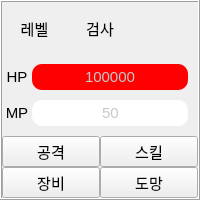
       <widget class="QFrame" name="frame_3">
        <property name="sizePolicy">
         <sizepolicy hsizetype="Expanding" vsizetype="Preferred">
          <horstretch>0</horstretch>
          <verstretch>0</verstretch>
         </sizepolicy>
        </property>
        <property name="minimumSize">
         <size>
          <width>180</width>
          <height>200</height>
         </size>
        </property>
        <property name="maximumSize">
         <size>
          <width>16777215</width>
          <height>200</height>
         </size>
        </property>
        <property name="font">
         <font>
          <pointsize>11</pointsize>
         </font>
        </property>
        <property name="frameShape">
         <enum>QFrame::Box</enum>
        </property>
        <property name="frameShadow">
         <enum>QFrame::Raised</enum>
        </property>
        <layout class="QGridLayout" name="gridLayout_7">
         <property name="leftMargin">
          <number>0</number>
         </property>
         <property name="topMargin">
          <number>0</number>
         </property>
         <property name="rightMargin">
          <number>0</number>
         </property>
         <property name="bottomMargin">
          <number>0</number>
         </property>
         <property name="spacing">
          <number>0</number>
         </property>
         <item row="2" column="0">
          <layout class="QHBoxLayout" name="horizontalLayout_8">
           <property name="spacing">
            <number>0</number>
           </property>
           <property name="rightMargin">
            <number>10</number>
           </property>
           <property name="bottomMargin">
            <number>10</number>
           </property>
           <item>
            <widget class="QLabel" name="mp_3">
             <property name="sizePolicy">
              <sizepolicy hsizetype="Preferred" vsizetype="Preferred">
               <horstretch>0</horstretch>
               <verstretch>0</verstretch>
              </sizepolicy>
             </property>
             <property name="minimumSize">
              <size>
               <width>30</width>
               <height>0</height>
              </size>
             </property>
             <property name="font">
              <font>
               <pointsize>11</pointsize>
              </font>
             </property>
             <property name="text">
              <string>MP</string>
             </property>
             <property name="scaledContents">
              <bool>true</bool>
             </property>
             <property name="alignment">
              <set>Qt::AlignCenter</set>
             </property>
            </widget>
           </item>
           <item>
            <widget class="QProgressBar" name="mp_swordman">
             <property name="styleSheet">
              <string notr="true">QProgressBar{
  background-color: rgb(255, 255, 255);
  color:rgb(200,200,200);
  border-style: none;
  border-bottom-right-radius: 10px;
  border-bottom-left-radius: 10px;
  border-top-right-radius: 10px;
  border-top-left-radius: 10px;
  text-align: center;}
QProgressBar::chunk{
 border-bottom-right-radius: 10px;
 border-bottom-left-radius: 10px;
 border-top-right-radius: 10px;
 border-top-left-radius: 10px;
background-color: rgb(0, 0, 255);
 }</string>
             </property>
             <property name="maximum">
              <number>999999999</number>
             </property>
             <property name="value">
              <number>50</number>
             </property>
             <property name="textDirection">
              <enum>QProgressBar::TopToBottom</enum>
             </property>
             <property name="format">
              <string>%v</string>
             </property>
            </widget>
           </item>
          </layout>
         </item>
         <item row="1" column="0">
          <layout class="QHBoxLayout" name="horizontalLayout_9">
           <property name="spacing">
            <number>0</number>
           </property>
           <property name="rightMargin">
            <number>10</number>
           </property>
           <property name="bottomMargin">
            <number>10</number>
           </property>
           <item>
            <widget class="QLabel" name="hp_3">
             <property name="sizePolicy">
              <sizepolicy hsizetype="Preferred" vsizetype="Preferred">
               <horstretch>0</horstretch>
               <verstretch>0</verstretch>
              </sizepolicy>
             </property>
             <property name="minimumSize">
              <size>
               <width>30</width>
               <height>0</height>
              </size>
             </property>
             <property name="font">
              <font>
               <pointsize>11</pointsize>
              </font>
             </property>
             <property name="text">
              <string>HP</string>
             </property>
             <property name="scaledContents">
              <bool>true</bool>
             </property>
             <property name="alignment">
              <set>Qt::AlignCenter</set>
             </property>
            </widget>
           </item>
           <item>
            <widget class="QProgressBar" name="hp_swordman">
             <property name="styleSheet">
              <string notr="true">QProgressBar{
  background-color: rgb(255, 255, 255);
  color:rgb(200,200,200);
  border-style: none;
  border-bottom-right-radius: 10px;
  border-bottom-left-radius: 10px;
  border-top-right-radius: 10px;
  border-top-left-radius: 10px;
  text-align: center;}
QProgressBar::chunk{
 border-bottom-right-radius: 10px;
 border-bottom-left-radius: 10px;
 border-top-right-radius: 10px;
 border-top-left-radius: 10px;
 background-color: rgb(255, 0, 0);
 }</string>
             </property>
             <property name="maximum">
              <number>999999999</number>
             </property>
             <property name="value">
              <number>12423423</number>
             </property>
             <property name="textDirection">
              <enum>QProgressBar::TopToBottom</enum>
             </property>
             <property name="format">
              <string>%v</string>
             </property>
            </widget>
           </item>
          </layout>
         </item>
         <item row="0" column="0">
          <layout class="QHBoxLayout" name="horizontalLayout_10">
           <property name="spacing">
            <number>0</number>
           </property>
           <property name="bottomMargin">
            <number>10</number>
           </property>
           <item>
            <widget class="QLabel" name="lv_swordman">
             <property name="minimumSize">
              <size>
               <width>30</width>
               <height>0</height>
              </size>
             </property>
             <property name="maximumSize">
              <size>
               <width>100</width>
               <height>30</height>
              </size>
             </property>
             <property name="font">
              <font>
               <pointsize>11</pointsize>
              </font>
             </property>
             <property name="text">
              <string>레벨</string>
             </property>
             <property name="alignment">
              <set>Qt::AlignCenter</set>
             </property>
            </widget>
           </item>
           <item>
            <widget class="QLabel" name="swordman">
             <property name="maximumSize">
              <size>
               <width>16777215</width>
               <height>30</height>
              </size>
             </property>
             <property name="font">
              <font>
               <pointsize>11</pointsize>
              </font>
             </property>
             <property name="text">
              <string>검사</string>
             </property>
             <property name="alignment">
              <set>Qt::AlignCenter</set>
             </property>
            </widget>
           </item>
           <item>
            <widget class="QLabel" name="img_swordman">
             <property name="text">
              <string/>
             </property>
            </widget>
           </item>
          </layout>
         </item>
         <item row="3" column="0">
          <layout class="QGridLayout" name="gridLayout_8">
           <property name="spacing">
            <number>0</number>
           </property>
           <item row="0" column="1">
            <widget class="QPushButton" name="pb_skill_swordman">
             <property name="font">
              <font>
               <pointsize>11</pointsize>
              </font>
             </property>
             <property name="text">
              <string>스킬</string>
             </property>
            </widget>
           </item>
           <item row="0" column="0">
            <widget class="QPushButton" name="pb_atk_swordman">
             <property name="font">
              <font>
               <pointsize>11</pointsize>
              </font>
             </property>
             <property name="text">
              <string>공격</string>
             </property>
            </widget>
           </item>
           <item row="1" column="0">
            <widget class="QPushButton" name="pb_equip_swordman">
             <property name="font">
              <font>
               <pointsize>11</pointsize>
              </font>
             </property>
             <property name="text">
              <string>장비</string>
             </property>
            </widget>
           </item>
           <item row="1" column="1">
            <widget class="QPushButton" name="pb_run_swordman">
             <property name="font">
              <font>
               <pointsize>11</pointsize>
              </font>
             </property>
             <property name="text">
              <string>도망</string>
             </property>
            </widget>
           </item>
          </layout>
         </item>
        </layout>
       </widget>
